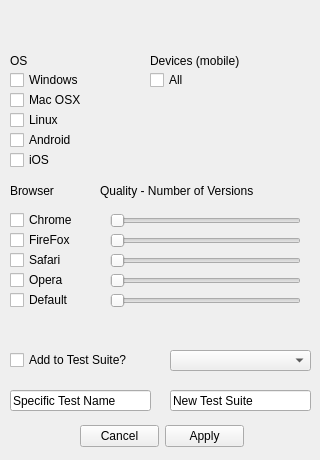
<?xml version="1.0" encoding="UTF-8"?>
<ui version="4.0">
 <class>testGenerationForm</class>
 <widget class="QMainWindow" name="testGenerationForm">
  <property name="geometry">
   <rect>
    <x>0</x>
    <y>0</y>
    <width>320</width>
    <height>460</height>
   </rect>
  </property>
  <property name="minimumSize">
   <size>
    <width>200</width>
    <height>200</height>
   </size>
  </property>
  <property name="maximumSize">
   <size>
    <width>320</width>
    <height>460</height>
   </size>
  </property>
  <property name="windowTitle">
   <string>Test Generation Form</string>
  </property>
  <property name="autoFillBackground">
   <bool>false</bool>
  </property>
  <widget class="QWidget" name="centralwidget">
   <widget class="QLabel" name="os">
    <property name="geometry">
     <rect>
      <x>10</x>
      <y>50</y>
      <width>21</width>
      <height>21</height>
     </rect>
    </property>
    <property name="text">
     <string>OS</string>
    </property>
   </widget>
   <widget class="QCheckBox" name="windowsCheckBox">
    <property name="geometry">
     <rect>
      <x>10</x>
      <y>70</y>
      <width>87</width>
      <height>20</height>
     </rect>
    </property>
    <property name="text">
     <string>Windows</string>
    </property>
   </widget>
   <widget class="QCheckBox" name="macCheckBox">
    <property name="geometry">
     <rect>
      <x>10</x>
      <y>90</y>
      <width>87</width>
      <height>20</height>
     </rect>
    </property>
    <property name="text">
     <string>Mac OSX</string>
    </property>
   </widget>
   <widget class="QCheckBox" name="linuxCheckBox">
    <property name="geometry">
     <rect>
      <x>10</x>
      <y>110</y>
      <width>87</width>
      <height>20</height>
     </rect>
    </property>
    <property name="text">
     <string>Linux</string>
    </property>
   </widget>
   <widget class="QCheckBox" name="androidCheckBox">
    <property name="geometry">
     <rect>
      <x>10</x>
      <y>130</y>
      <width>87</width>
      <height>20</height>
     </rect>
    </property>
    <property name="text">
     <string>Android</string>
    </property>
   </widget>
   <widget class="QCheckBox" name="iosCheckBox">
    <property name="geometry">
     <rect>
      <x>10</x>
      <y>150</y>
      <width>87</width>
      <height>20</height>
     </rect>
    </property>
    <property name="text">
     <string>iOS</string>
    </property>
   </widget>
   <widget class="QLabel" name="browser">
    <property name="geometry">
     <rect>
      <x>10</x>
      <y>180</y>
      <width>61</width>
      <height>21</height>
     </rect>
    </property>
    <property name="text">
     <string>Browser</string>
    </property>
   </widget>
   <widget class="QDialogButtonBox" name="buttonBox">
    <property name="geometry">
     <rect>
      <x>80</x>
      <y>420</y>
      <width>164</width>
      <height>32</height>
     </rect>
    </property>
    <property name="standardButtons">
     <set>QDialogButtonBox::Apply|QDialogButtonBox::Cancel</set>
    </property>
   </widget>
   <widget class="QCheckBox" name="chromeCheckBox">
    <property name="geometry">
     <rect>
      <x>10</x>
      <y>210</y>
      <width>87</width>
      <height>20</height>
     </rect>
    </property>
    <property name="text">
     <string>Chrome</string>
    </property>
   </widget>
   <widget class="QCheckBox" name="firefoxCheckBox">
    <property name="geometry">
     <rect>
      <x>10</x>
      <y>230</y>
      <width>87</width>
      <height>20</height>
     </rect>
    </property>
    <property name="text">
     <string>FireFox</string>
    </property>
   </widget>
   <widget class="QCheckBox" name="safariCheckBox">
    <property name="geometry">
     <rect>
      <x>10</x>
      <y>250</y>
      <width>87</width>
      <height>20</height>
     </rect>
    </property>
    <property name="text">
     <string>Safari</string>
    </property>
   </widget>
   <widget class="QCheckBox" name="operaCheckBox">
    <property name="geometry">
     <rect>
      <x>10</x>
      <y>270</y>
      <width>87</width>
      <height>20</height>
     </rect>
    </property>
    <property name="text">
     <string>Opera</string>
    </property>
   </widget>
   <widget class="QCheckBox" name="defaultBrowserCheckBox">
    <property name="geometry">
     <rect>
      <x>10</x>
      <y>290</y>
      <width>87</width>
      <height>20</height>
     </rect>
    </property>
    <property name="text">
     <string>Default</string>
    </property>
   </widget>
   <widget class="QSlider" name="chromeSlider">
    <property name="geometry">
     <rect>
      <x>110</x>
      <y>210</y>
      <width>191</width>
      <height>22</height>
     </rect>
    </property>
    <property name="orientation">
     <enum>Qt::Horizontal</enum>
    </property>
   </widget>
   <widget class="QSlider" name="firefoxSlider">
    <property name="geometry">
     <rect>
      <x>110</x>
      <y>230</y>
      <width>191</width>
      <height>22</height>
     </rect>
    </property>
    <property name="orientation">
     <enum>Qt::Horizontal</enum>
    </property>
   </widget>
   <widget class="QSlider" name="safariSlider">
    <property name="geometry">
     <rect>
      <x>110</x>
      <y>250</y>
      <width>191</width>
      <height>22</height>
     </rect>
    </property>
    <property name="orientation">
     <enum>Qt::Horizontal</enum>
    </property>
   </widget>
   <widget class="QSlider" name="operaSlider">
    <property name="geometry">
     <rect>
      <x>110</x>
      <y>270</y>
      <width>191</width>
      <height>22</height>
     </rect>
    </property>
    <property name="orientation">
     <enum>Qt::Horizontal</enum>
    </property>
   </widget>
   <widget class="QSlider" name="defaultSlider">
    <property name="geometry">
     <rect>
      <x>110</x>
      <y>290</y>
      <width>191</width>
      <height>22</height>
     </rect>
    </property>
    <property name="orientation">
     <enum>Qt::Horizontal</enum>
    </property>
   </widget>
   <widget class="QCheckBox" name="deviceBox">
    <property name="geometry">
     <rect>
      <x>150</x>
      <y>70</y>
      <width>87</width>
      <height>20</height>
     </rect>
    </property>
    <property name="text">
     <string>All</string>
    </property>
   </widget>
   <widget class="QLabel" name="devices">
    <property name="geometry">
     <rect>
      <x>150</x>
      <y>50</y>
      <width>111</width>
      <height>21</height>
     </rect>
    </property>
    <property name="text">
     <string>Devices (mobile)</string>
    </property>
   </widget>
   <widget class="QLabel" name="Qualty">
    <property name="geometry">
     <rect>
      <x>100</x>
      <y>180</y>
      <width>201</width>
      <height>21</height>
     </rect>
    </property>
    <property name="text">
     <string>Quality - Number of Versions</string>
    </property>
   </widget>
   <widget class="QCheckBox" name="testSuiteCheckBox">
    <property name="geometry">
     <rect>
      <x>10</x>
      <y>350</y>
      <width>141</width>
      <height>20</height>
     </rect>
    </property>
    <property name="text">
     <string>Add to Test Suite?</string>
    </property>
   </widget>
   <widget class="QLineEdit" name="testSuiteEdit">
    <property name="geometry">
     <rect>
      <x>170</x>
      <y>390</y>
      <width>141</width>
      <height>21</height>
     </rect>
    </property>
    <property name="text">
     <string>New Test Suite</string>
    </property>
   </widget>
   <widget class="QLineEdit" name="testNameEdit">
    <property name="geometry">
     <rect>
      <x>10</x>
      <y>390</y>
      <width>141</width>
      <height>21</height>
     </rect>
    </property>
    <property name="text">
     <string>Specific Test Name</string>
    </property>
   </widget>
   <widget class="QComboBox" name="suiteBox">
    <property name="geometry">
     <rect>
      <x>170</x>
      <y>350</y>
      <width>141</width>
      <height>21</height>
     </rect>
    </property>
   </widget>
  </widget>
 </widget>
 <resources/>
 <connections/>
</ui>
